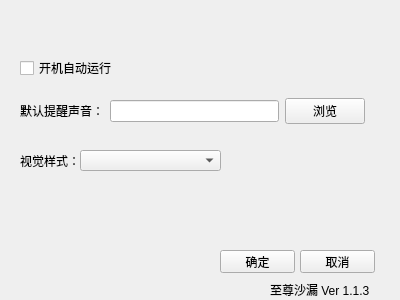
<?xml version="1.0" encoding="UTF-8"?>
<ui version="4.0">
 <class>SettingsFrm</class>
 <widget class="QWidget" name="SettingsFrm">
  <property name="geometry">
   <rect>
    <x>0</x>
    <y>0</y>
    <width>400</width>
    <height>300</height>
   </rect>
  </property>
  <property name="sizePolicy">
   <sizepolicy hsizetype="Fixed" vsizetype="Fixed">
    <horstretch>0</horstretch>
    <verstretch>0</verstretch>
   </sizepolicy>
  </property>
  <property name="windowTitle">
   <string>设置</string>
  </property>
  <property name="windowIcon">
   <iconset resource="resource.qrc">
    <normaloff>:/res/BIGICON.ico</normaloff>:/res/BIGICON.ico</iconset>
  </property>
  <widget class="QPushButton" name="pushButton">
   <property name="geometry">
    <rect>
     <x>220</x>
     <y>250</y>
     <width>75</width>
     <height>23</height>
    </rect>
   </property>
   <property name="text">
    <string>确定</string>
   </property>
  </widget>
  <widget class="QPushButton" name="pushButton_2">
   <property name="geometry">
    <rect>
     <x>300</x>
     <y>250</y>
     <width>75</width>
     <height>23</height>
    </rect>
   </property>
   <property name="text">
    <string>取消</string>
   </property>
  </widget>
  <widget class="QCheckBox" name="autorunCheck">
   <property name="geometry">
    <rect>
     <x>20</x>
     <y>60</y>
     <width>349</width>
     <height>16</height>
    </rect>
   </property>
   <property name="text">
    <string>开机自动运行</string>
   </property>
  </widget>
  <widget class="QWidget" name="horizontalLayoutWidget">
   <property name="geometry">
    <rect>
     <x>20</x>
     <y>90</y>
     <width>351</width>
     <height>42</height>
    </rect>
   </property>
   <layout class="QHBoxLayout" name="horizontalLayout">
    <property name="leftMargin">
     <number>0</number>
    </property>
    <property name="rightMargin">
     <number>6</number>
    </property>
    <item>
     <widget class="QLabel" name="label">
      <property name="text">
       <string>默认提醒声音：</string>
      </property>
     </widget>
    </item>
    <item>
     <widget class="QLineEdit" name="soundEdit"/>
    </item>
    <item>
     <widget class="QPushButton" name="fileButton">
      <property name="text">
       <string>浏览</string>
      </property>
     </widget>
    </item>
   </layout>
  </widget>
  <widget class="QLabel" name="label_2">
   <property name="geometry">
    <rect>
     <x>20</x>
     <y>150</y>
     <width>92</width>
     <height>21</height>
    </rect>
   </property>
   <property name="text">
    <string>视觉样式：</string>
   </property>
  </widget>
  <widget class="QComboBox" name="styleCombo">
   <property name="geometry">
    <rect>
     <x>80</x>
     <y>150</y>
     <width>141</width>
     <height>21</height>
    </rect>
   </property>
  </widget>
  <widget class="QLabel" name="label_3">
   <property name="geometry">
    <rect>
     <x>290</x>
     <y>10</y>
     <width>91</width>
     <height>31</height>
    </rect>
   </property>
   <property name="text">
    <string/>
   </property>
   <property name="pixmap">
    <pixmap resource="resource.qrc">:/res/Zi-Jin-Up.png</pixmap>
   </property>
  </widget>
  <widget class="QLabel" name="label_4">
   <property name="geometry">
    <rect>
     <x>270</x>
     <y>280</y>
     <width>111</width>
     <height>20</height>
    </rect>
   </property>
   <property name="text">
    <string>至尊沙漏 Ver 1.1.3</string>
   </property>
  </widget>
 </widget>
 <resources>
  <include location="resource.qrc"/>
 </resources>
 <connections/>
</ui>
